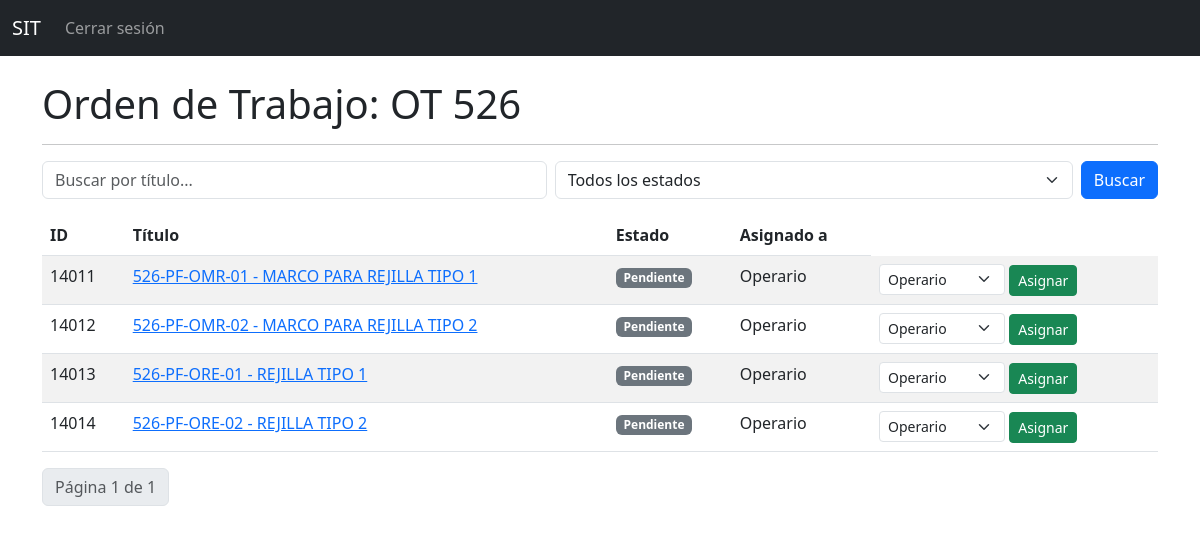
Page /ordenes/31/ (signed in) on the committed database.
### tareas_app/models.py (models this page shows, shortened)
class OrdenDeTrabajo(models.Model):
    nombre = models.CharField(max_length=200)
    descripcion = models.TextField(blank=True)
    archivo_excel = models.FileField(upload_to='ordenes_excel/', blank=True, null=True)
    fecha_creacion = models.DateTimeField(auto_now_add=True)
    creada_por = models.ForeignKey(Empleado, null=True, blank=True, on_delete=models.SET_NULL)

class Tarea(models.Model):
    titulo = models.CharField(max_length=100)
    descripcion = models.TextField()
    asignado_a = models.ForeignKey(Empleado, on_delete=models.SET_NULL, null=True, blank=True, related_name="tareas_asignadas")
    creada_por = models.ForeignKey(Empleado, null=True, blank=True, on_delete=models.SET_NULL)
    fecha_creacion = models.DateTimeField(auto_now_add=True)
    plano = models.ImageField(upload_to='planos/', null=True, blank=True)
    estado = models.CharField(max_length=20, choices=ESTADOS, default='pendiente')
    orden = models.ForeignKey(OrdenDeTrabajo, related_name='tareas', on_delete=models.CASCADE, null=True, blank=True)
    estructura = models.CharField(max_length=100, blank=True)
    plano_codigo = models.CharField(max_length=50, blank=True)
    posicion = models.CharField(max_length=50, blank=True)
    denominacion = models.CharField(max_length=100, blank=True)
    cantidad = models.IntegerField(null=True, blank=True)
    peso_unitario = models.FloatField(null=True, blank=True)
    peso_total = models.FloatField(null=True, blank=True)
    agente_externo = models.ForeignKey(AgenteExterno, null=True, blank=True, on_delete=models.SET_NULL)

class Empleado(models.Model):
    usuario = models.OneToOneField(User, on_delete=models.CASCADE, null=True, blank=True)
    nombre = models.CharField(max_length=100)
    perfil = models.CharField(max_length=50, choices=PERFILES)
    es_externo = models.BooleanField(default=False)

### tareas_app/views.py (the view, shortened to what this page needs)
# urls.py: path('ordenes/<int:orden_id>/', views.detalle_orden_trabajo, name='detalle_orden_trabajo'),
@login_required
def detalle_orden_trabajo(request, orden_id):
    orden = get_object_or_404(OrdenDeTrabajo, id=orden_id)
    empleado = Empleado.objects.get(usuario=request.user)
    tipo = None
    if not puede_ver_avances(empleado):
        return HttpResponseForbidden("No tenés acceso a esta orden.")
    if request.method == 'POST' and puede_asignar(empleado):
        tarea_id = request.POST.get('tarea_id')
        tipo = request.POST.get('tipo_asignacion')
        tarea = get_object_or_404(orden.tareas, id=tarea_id)
    tareas = orden.tareas.all()
    if empleado.perfil == 'calidad':
        tareas = tareas.filter(estado='en_revision')
    busqueda = request.GET.get('q', '')
    if busqueda:
        tareas = tareas.filter(titulo__icontains=busqueda)
    estado = request.GET.get('estado', '')
    if estado:
        tareas = tareas.filter(estado=estado)
    paginator = Paginator(tareas, 100)
    page_number = request.GET.get('page')
    page_obj = paginator.get_page(page_number)
    operarios = Empleado.objects.filter(perfil__in=['armador', 'soldador', 'pintor', 'corte'])
    agentes_externos = AgenteExterno.objects.filter(activo=True)
    es_admin = empleado.perfil == 'administrador'
    es_produccion = empleado.perfil == 'produccion'
    puede_asignar_valor = es_admin or es_produccion
    return render(request, 'tareas/detalle_orden_trabajo.html', {
        'orden': orden,
        'tareas': page_obj,
        'operarios': operarios,
        'perfil_usuario': empleado.perfil,
        'busqueda': busqueda,
        'estado_seleccionado': estado,
        'puede_asignar': puede_asignar_valor,
        'agentes_externos': agentes_externos,
    })

### tareas_app/views.py (called while the page is built)
def puede_ver_avances(empleado):
    return empleado.perfil in ['administrador', 'ppc', 'produccion', 'calidad', 'despacho', 'ingenieria', 'rrhh']

### templates/tareas/detalle_orden_trabajo.html (shortened to what this page needs)
{% extends "base.html" %}
{% block content %}
<h1>Orden de Trabajo: {{ orden.nombre }}</h1>
<hr>
<form method="get" class="d-flex mb-3">
    <input type="text" name="q" placeholder="Buscar por título..." class="form-control me-2" value="{{ busqueda }}">
    <select name="estado" class="form-select me-2" onchange="this.form.submit()">
        <option value="">Todos los estados</option>
    </select>
    <button type="submit" class="btn btn-primary">Buscar</button>
</form>
<table class="table table-striped">
    <thead>
        <tr>
            <th>ID</th>
            <th>Título</th>
            <th>Estado</th>
            <th>Asignado a</th>
        </tr>
    </thead>
    <tbody>
        {% for tarea in tareas %}
        <tr>
            <td>{{ tarea.id }}</td>
            <td>
                <a href="{% url 'detalle_tarea' tarea.id %}">
                {{ tarea.titulo }}
                </a>
            </td>
            <td>
                <span class="badge
                    {% if tarea.estado == 'pendiente' %} bg-secondary
                    {% elif tarea.estado == 'en_progreso' %} bg-primary
                    {% elif tarea.estado == 'en_revision' %} bg-warning
                    {% elif tarea.estado == 'finalizada' %} bg-success
                    {% elif tarea.estado == 'rechazada' %} bg-danger
                    {% endif %}">
                    {{ tarea.estado|title }}
                </span>
            </td>
            <td>
{% if tarea.asignado_a %}
    {{ tarea.asignado_a.usuario.username }}
{% elif tarea.agente_externo %}
    {{ tarea.agente_externo.nombre }} <span class="badge bg-secondary">Externo</span>
{% else %}
    <span class="text-muted">Sin asignar</span>
{% endif %}
            </td>
            {% if puede_asignar %}
<td>
<form method="post" style="display:inline;">
<select name="asignado_id" id="asignado_id{{ tarea.id }}"
        class="form-select form-select-sm d-inline w-auto"
        onchange="checkTercerizado(this, '{{ tarea.id }}')">
    {% for operario in operarios %}
        <option value="{{ operario.id }}" {% if tarea.asignado_a == operario %}selected{% endif %}>
            {{ operario.usuario.username }}
        </option>
    {% endfor %}
</select>
  <button type="submit" class="btn btn-sm btn-success">Asignar</button>
</form>
</td>
            {% endif %}
        </tr>
        {% empty %}
        <tr>
            <td colspan="5">No hay tareas para mostrar.</td>
        </tr>
        {% endfor %}
    </tbody>
</table>
<nav>
  <ul class="pagination">
    <li class="page-item disabled">
      <span class="page-link">Página {{ tareas.number }} de {{ tareas.paginator.num_pages }}</span>
    </li>
  </ul>
</nav>
{% endblock %}

### rows in the picture
OrdenDeTrabajo: nombre "OT 526"
Tarea: id "14011", titulo "526-PF-OMR-01 - MARCO PARA REJILLA TIPO 1", estado "Pendiente", asignado_a.usuario.username "Operario", asignado_id "Operario"
Tarea: id "14012", titulo "526-PF-OMR-02 - MARCO PARA REJILLA TIPO 2", estado "Pendiente", asignado_a.usuario.username "Operario", asignado_id "Operario"
Tarea: id "14013", titulo "526-PF-ORE-01 - REJILLA TIPO 1", estado "Pendiente", asignado_a.usuario.username "Operario", asignado_id "Operario"
Tarea: id "14014", titulo "526-PF-ORE-02 - REJILLA TIPO 2", estado "Pendiente", asignado_a.usuario.username "Operario", asignado_id "Operario"

### other values in the picture
{{ tareas.number }} "1"
{{ tareas.paginator.num_pages }} "1"
